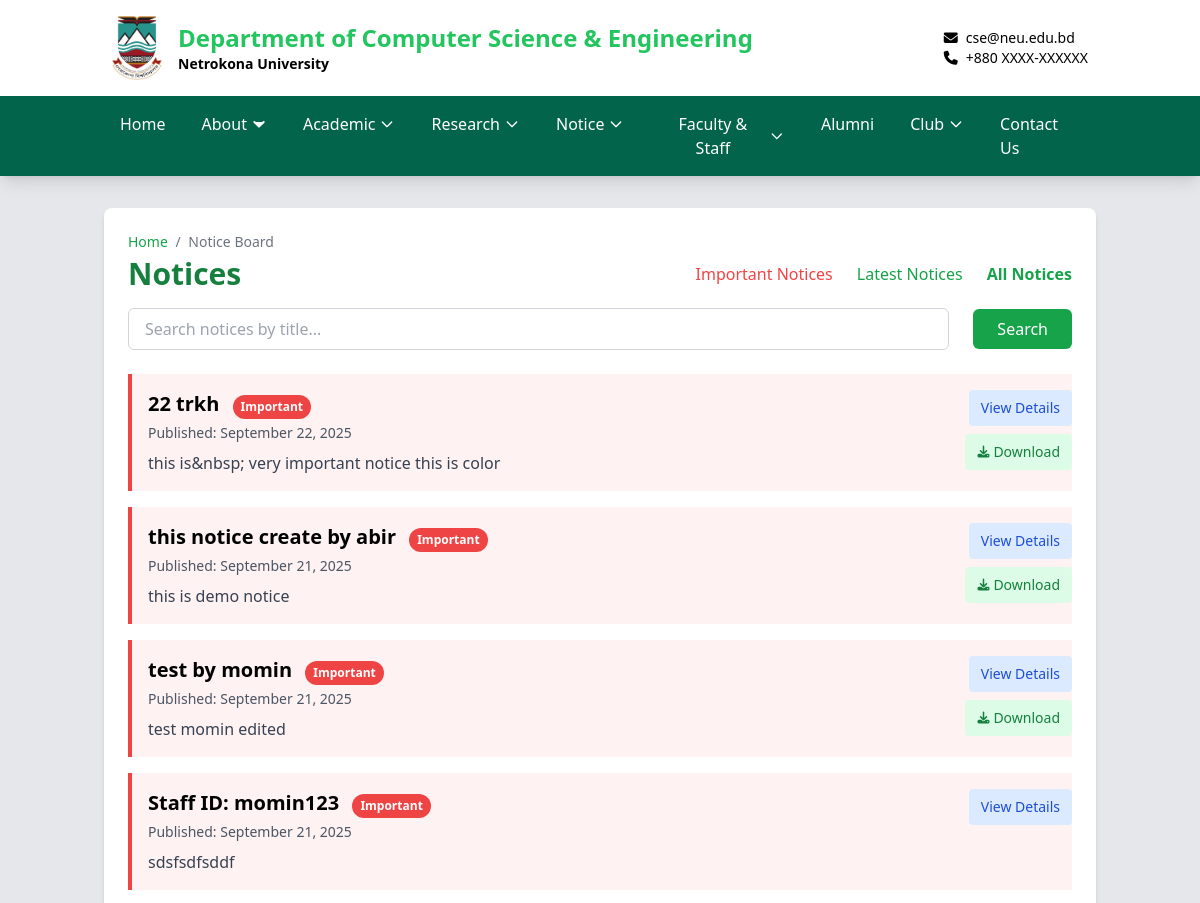
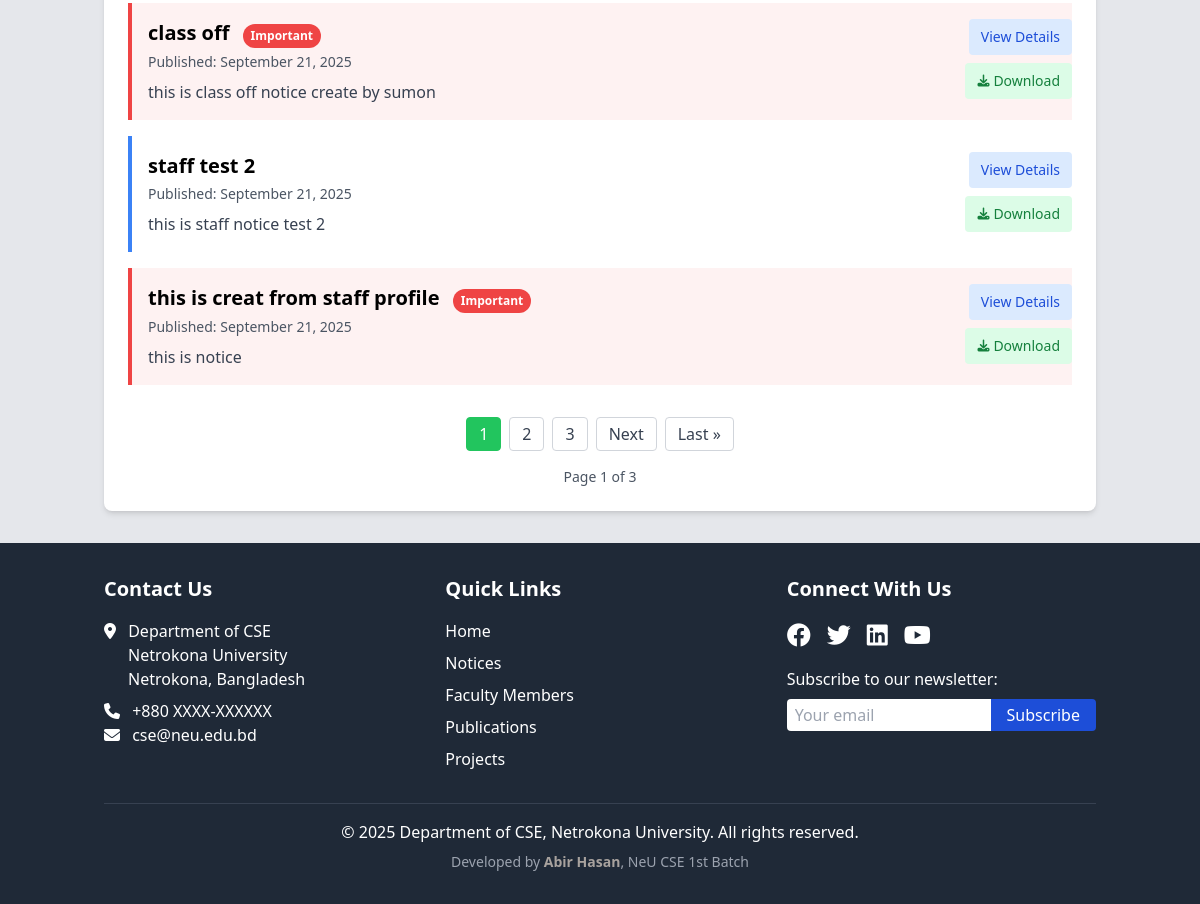
The app's page /notices/, older data (2 pictures, top to bottom).
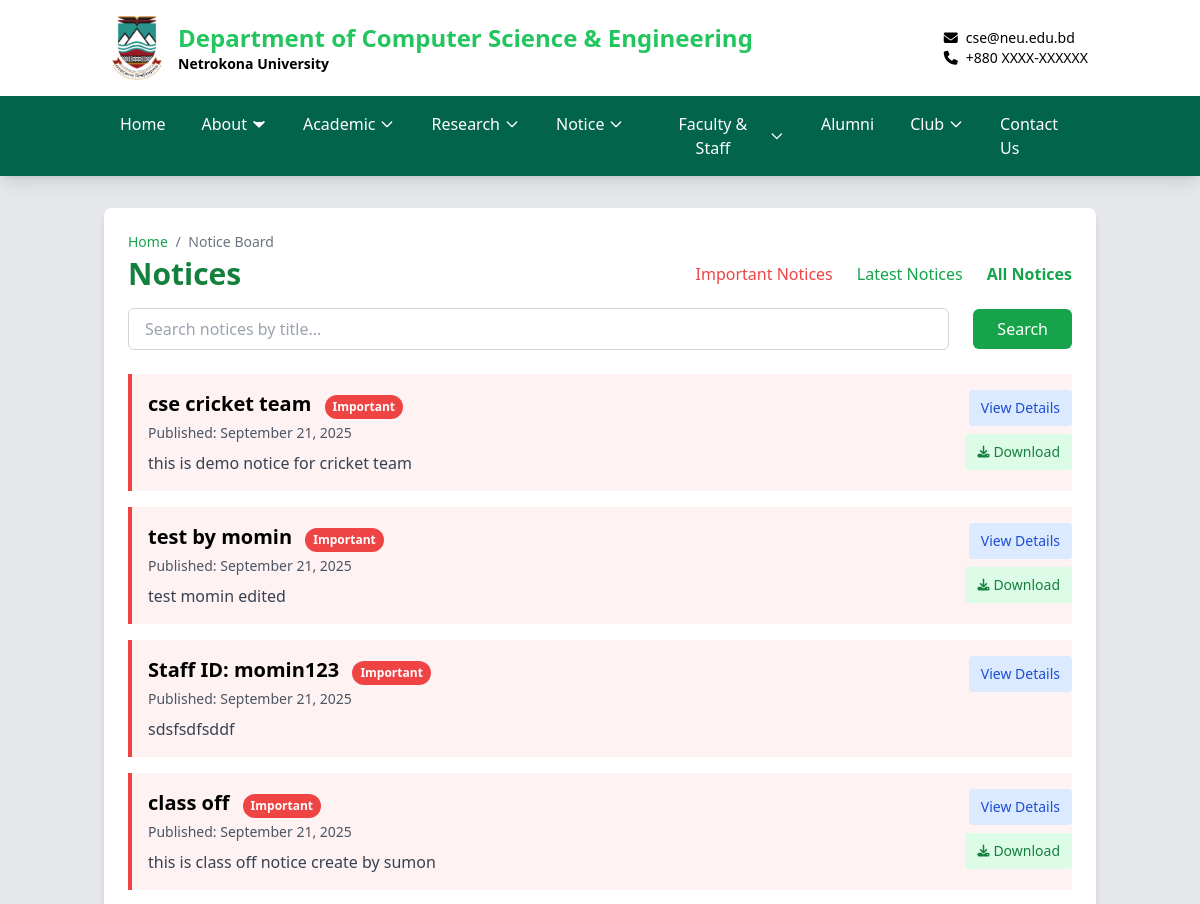
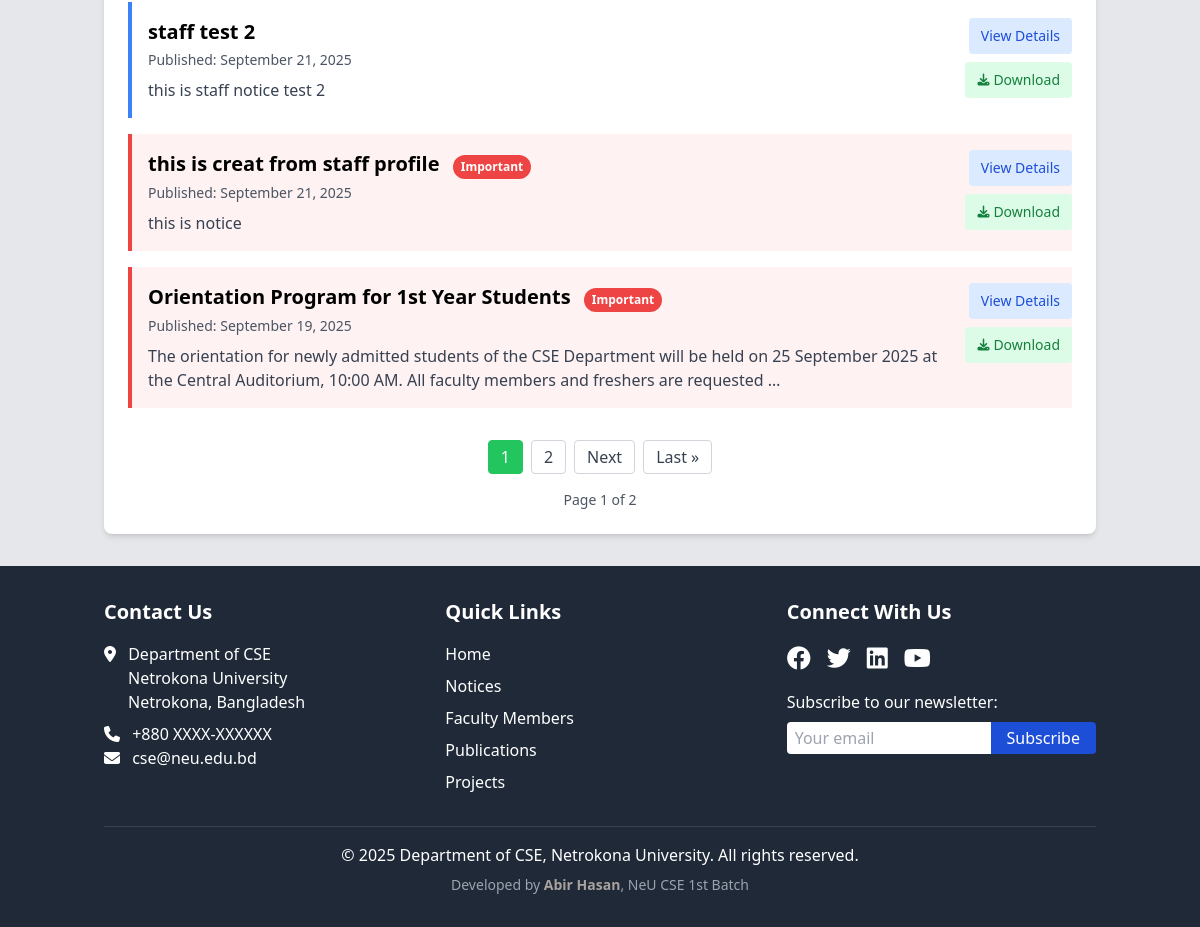
The same page, newer data (2 pictures, top to bottom).
### cse_app/models.py (models this page shows, shortened)
class Notice_Board(models.Model):
    title = models.CharField(max_length=200)
    content = RichTextField()
    file = models.FileField(upload_to='notices/', blank=True, null=True)  # For download option
    created_at = models.DateTimeField(auto_now_add=True)
    updated_at = models.DateTimeField(auto_now=True)
    is_important = models.BooleanField(default=False)
    created_by = models.ForeignKey(User, on_delete=models.SET_NULL, null=True, blank=True)
    class Meta:
        ordering = ['-created_at']  # Newest first

### cse_app/views.py (the view)
# urls.py: path('notices/', views.notice_list, name='notice_list'),
def notice_list(request):
    notice_type = request.GET.get('type')
    search_query = request.GET.get('search', '').strip()
    notices = Notice_Board.objects.all()
    if notice_type == 'important':
        notices = notices.filter(is_important=True)
    elif notice_type == 'latest':
        notices = notices.order_by('-created_at')
    if search_query:
        notices = notices.filter(title__icontains=search_query)
    page_view, created = ViewCount.objects.get_or_create(page_name='notices')
    page_view.increment()
    paginator = Paginator(notices, 7)
    page_number = request.GET.get('page')
    page_obj = paginator.get_page(page_number)
    context = {
        'page_obj': page_obj,
        'notices': page_obj,  # This allows backward compatibility with existing template
        'notice_type': notice_type,
        'search_query': search_query,
    }
    return render(request, 'cse/notice_list.html', context)

### templates/cse/notice_list.html (shortened to what this page needs)
{% extends '../base.html' %}
{% block content %}
<div class="bg-white rounded-lg shadow-md p-3 sm:p-4 md:p-6 max-w-7xl mx-auto" >
    <div class="text-sm text-gray-500 mb-1">
        <a href="{% url 'home' %}" class="text-green-600 hover:underline">Home</a>
        <span class="mx-1">/</span>
        <span>Notice Board</span>
    </div>
    <div class="space-y-4 mb-4 sm:mb-6">
        <div class="flex flex-col sm:flex-row justify-between items-start sm:items-center space-y-4 sm:space-y-0">
            <h1 class="text-xl sm:text-2xl md:text-3xl font-bold text-green-700">
                {% if notice_type == 'important' %}Important {% elif notice_type == 'latest' %}Latest {% endif %}Notices
            </h1>
            <div class="flex flex-wrap gap-2 sm:space-x-4">
                <a href="{% url 'notice_list' %}?type=important"
                   class="text-sm sm:text-base text-red-500  hover:underline {% if notice_type == 'important' %}font-bold{% endif %}">
                   Important Notices
                </a>
                <a href="{% url 'notice_list' %}?type=latest"
                   class="text-sm sm:text-base text-green-600 hover:underline {% if notice_type == 'latest' %}font-bold{% endif %}">
                   Latest Notices
                </a>
                <a href="{% url 'notice_list' %}"
                   class="text-sm sm:text-base text-green-600 hover:underline {% if not notice_type %}font-bold{% endif %}">
                   All Notices
                </a>
            </div>
        </div>
        <form method="GET" class="flex flex-col sm:flex-row items-stretch sm:items-center gap-2 sm:space-x-4">
            <div class="flex-1">
                <input type="text"
                       name="search"
                       value="{{ search_query }}"
                       placeholder="Search notices by title..."
                       class="w-full px-3 sm:px-4 py-2 text-sm sm:text-base border border-gray-300 rounded-md focus:outline-none focus:ring-2 focus:ring-blue-500">
            </div>
            <div class="flex gap-2">
                <button type="submit"
                        class="flex-grow sm:flex-grow-0 px-4 sm:px-6 py-2 bg-green-600 text-white text-sm sm:text-base rounded-md hover:bg-green-700 focus:outline-none focus:ring-2 focus:ring-green-700">
                    Search
                </button>
            </div>
        </form>
    </div>
    <div class="space-y-4">
        {% for notice in page_obj %}
        <div class="border-l-4 {% if notice.is_important %}border-red-500 bg-red-50{% else %}border-blue-500{% endif %} pl-3 sm:pl-4 py-3 sm:py-4 hover:shadow-md transition-shadow duration-200"
           >
            <div class="flex flex-col sm:flex-row justify-between items-start space-y-3 sm:space-y-0" >
                <div class="flex-1 min-w-0 w-full">
                    <h2 class="text-base sm:text-lg md:text-xl font-semibold break-words">
                        <a href="{% url 'notice_detail' notice.id %}" class="hover:underline hover:text-green-700 transition-colors duration-200">{{ notice.title }}</a>
                        {% if notice.is_important %}
                        <span class="bg-red-500 text-white text-xs px-2 py-1 rounded ml-2 inline-block rounded-full">Important</span>
                        {% endif %}
                    </h2>
                    <p class="text-xs sm:text-sm text-gray-600 mt-1">
                        {% if notice.created_at %}
                        <span>Published: {{ notice.created_at|date:"F d, Y" }}</span>
                        {% endif %}
                    </p>
                    <p class="mt-2 text-sm sm:text-base text-gray-700 line-clamp-2 sm:line-clamp-none">{{ notice.content|striptags|truncatewords:30 }}</p>
                </div>
                <div class="flex flex-row sm:flex-col items-stretch sm:items-end gap-2 sm:ml-4 w-full sm:w-auto">
                    <a href="{% url 'notice_detail' notice.id %}"
                       class="flex-1 sm:flex-none text-center px-3 py-2 bg-blue-100 text-blue-700 rounded text-sm hover:bg-blue-200 hover:text-blue-900 transition-colors duration-200 w-full sm:w-auto min-w-[100px]">
                        View Details
                    </a>
                    {% if notice.file %}
                    <a href="{% url 'download_notice' notice.pk %}"
                       class="flex-1 sm:flex-none text-center px-3 py-2 bg-green-100 text-green-700 rounded text-sm hover:bg-green-200 hover:text-green-900 transition-colors duration-200 inline-flex items-center justify-center w-full sm:w-auto min-w-[100px]">
                        <i class="fas fa-download mr-1 text-xs"></i> Download
                    </a>
                    {% endif %}
                </div>
            </div>
        </div>
        {% empty %}
        <p class="text-gray-600 py-4 text-center">No notices available.</p>
        {% endfor %}
    </div>
    {% if page_obj.paginator.num_pages > 1 %}
    <div class="mt-6 sm:mt-8 flex flex-wrap justify-center items-center gap-2">
        {% for num in page_obj.paginator.page_range %}
            {% if page_obj.number == num %}
                <span class="px-2 sm:px-3 py-1 text-sm sm:text-base rounded border border-green-500 bg-green-500 text-white">{{ num }}</span>
            {% elif num > page_obj.number|add:'-3' and num < page_obj.number|add:'3' %}
                <a href="?page={{ num }}{% if notice_type %}&type={{ notice_type }}{% endif %}{% if search_query %}&search={{ search_query }}{% endif %}"
                   class="px-3 py-1 rounded border border-gray-300 text-gray-700 hover:bg-gray-100">
                    {{ num }}
                </a>
            {% endif %}
        {% endfor %}
        {% if page_obj.has_next %}
            <a href="?page={{ page_obj.next_page_number }}{% if notice_type %}&type={{ notice_type }}{% endif %}{% if search_query %}&search={{ search_query }}{% endif %}"
               class="px-3 py-1 rounded border border-gray-300 text-gray-700 hover:bg-gray-100">
                Next
            </a>
            <a href="?page={{ page_obj.paginator.num_pages }}{% if notice_type %}&type={{ notice_type }}{% endif %}{% if search_query %}&search={{ search_query }}{% endif %}"
               class="px-3 py-1 rounded border border-gray-300 text-gray-700 hover:bg-gray-100">
                Last &raquo;
            </a>
        {% endif %}
    </div>
    <div class="mt-4 text-center text-sm text-gray-600">
        Page {{ page_obj.number }} of {{ page_obj.paginator.num_pages }}
    </div>
    {% endif %}
</div>
{% endblock %}

Row changes from the older to the newer data that the page shows:
removed Notice_Board: title "22 trkh", is_important "Important", created_at "September 22, 2025", content "this is&nbsp; very important notice this is color", shows "Download"
changed Notice_Board: title "this notice create by abir" → "cse cricket team"; content "this is demo notice" → "this is demo notice for cricket team"
now on this page (row unchanged): Notice_Board: title "Orientation Program for 1st Year Students", is_important "Important", created_at "September 19, 2025", content "The orientation for newly admitted students of the CSE Department will be held on 25 September 2025 at the Central Auditorium, 10:00 AM. All faculty members and freshers are requested …", shows "Download"
Text that changed along with them:
{{ page_obj.paginator.num_pages }}: "3" → "2"
list line gone: "3"
